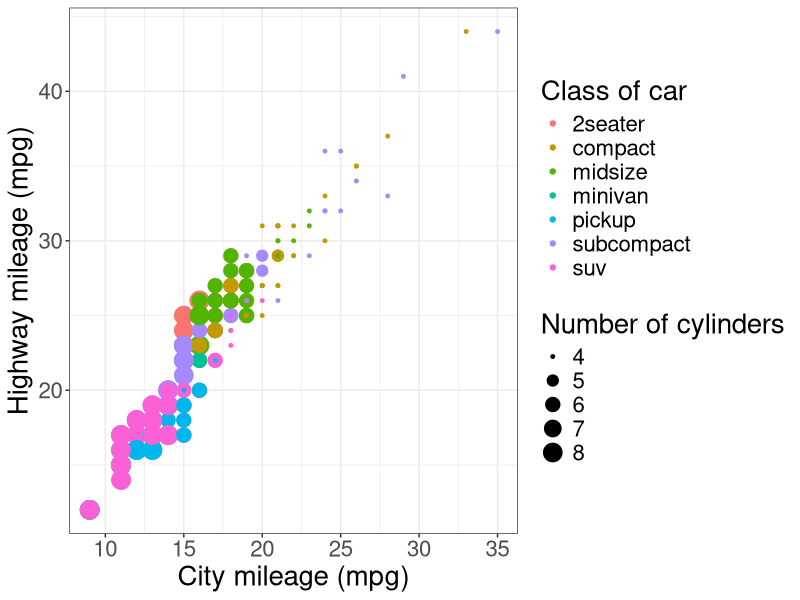

Recreate this plot in R.
## ---- chunk 1
knitr::opts_chunk$set(echo = TRUE)
library(tidyverse)
## ---- chunk 2
mpg %>%
  ggplot(aes(x = cty, y = hwy, 
             color = class,
             size = cyl)) +
  geom_point() +
  labs(x = "City mileage (mpg)", 
       y = "Highway mileage (mpg)",
       color = "Class of car",
       size = "Number of cylinders") +
  theme_bw() +
  theme(text = element_text(size=20))
